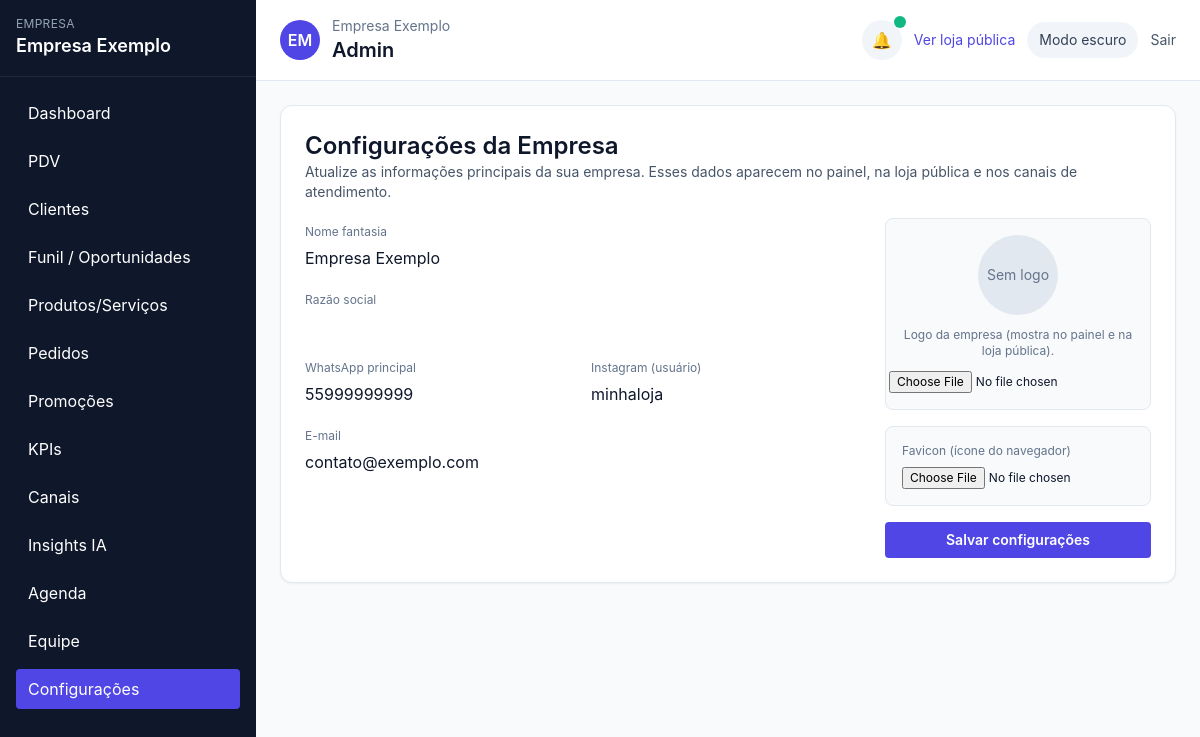
The page /settings.php (signed in) on the database its author committed.
### tables this page shows
CREATE TABLE companies (
    id INT AUTO_INCREMENT PRIMARY KEY,
    nome_fantasia VARCHAR(150) NOT NULL,
    razao_social VARCHAR(150),
    slug VARCHAR(120) UNIQUE NOT NULL,
    whatsapp_principal VARCHAR(30),
    instagram_usuario VARCHAR(80),
    email VARCHAR(120),
    logo VARCHAR(255),
    favicon VARCHAR(255),
    created_at DATETIME DEFAULT CURRENT_TIMESTAMP,
    updated_at DATETIME DEFAULT CURRENT_TIMESTAMP ON UPDATE CURRENT_TIMESTAMP
);

### helpers.php (called while the page is built, shortened)
<?php
function is_logged_in(): bool
{
    return isset($_SESSION['user_id'], $_SESSION['company_id']);
}
function current_company_logo(): string
{
    return $_SESSION['company_logo'] ?? '';
}
function current_theme(): string
{
    return $_SESSION['theme'] ?? 'light';
}
function current_user_name(): string
{
    return $_SESSION['nome'] ?? '';
}
function sanitize(string $value): string
{
    return htmlspecialchars($value, ENT_QUOTES, 'UTF-8');
}

### settings.php (the view, shortened to what this page needs)
<?php
require_once __DIR__ . '/helpers.php';
$pdo       = get_pdo();
$companyId = current_company_id();
$stmt = $pdo->prepare('SELECT * FROM companies WHERE id = ? LIMIT 1');
$stmt->execute([$companyId]);
$company = $stmt->fetch();
include __DIR__ . '/views/partials/header.php';
?>
<div class="bg-white border border-slate-200 dark:bg-slate-900 dark:border-slate-800 rounded-xl p-6 shadow-sm">
    <div class="flex items-center justify-between mb-4">
        <div>
            <h1 class="text-2xl font-semibold">Configurações da Empresa</h1>
            <p class="text-sm text-slate-600 dark:text-slate-400">
                Atualize as informações principais da sua empresa. Esses dados aparecem no painel, na loja pública e nos canais de atendimento.
            </p>
        </div>
    </div>
    <form method="POST" enctype="multipart/form-data" class="grid grid-cols-1 lg:grid-cols-3 gap-6">
        <div class="space-y-4 lg:col-span-2">
            <div>
                <label class="text-xs text-slate-500">Nome fantasia</label>
                <input name="nome_fantasia"
                       value="<?= sanitize($company['nome_fantasia'] ?? '') ?>"
                       class="mt-1 w-full rounded border-slate-300 dark:bg-slate-800 dark:border-slate-700">
            </div>
            <div>
                <label class="text-xs text-slate-500">Razão social</label>
                <input name="razao_social"
                       value="<?= sanitize($company['razao_social'] ?? '') ?>"
                       class="mt-1 w-full rounded border-slate-300 dark:bg-slate-800 dark:border-slate-700">
            </div>
            <div class="grid grid-cols-1 md:grid-cols-2 gap-4">
                <div>
                    <label class="text-xs text-slate-500">WhatsApp principal</label>
                    <input name="whatsapp_principal"
                           value="<?= sanitize($company['whatsapp_principal'] ?? '') ?>"
                           placeholder="5599999999999"
                           class="mt-1 w-full rounded border-slate-300 dark:bg-slate-800 dark:border-slate-700">
                </div>
                <div>
                    <label class="text-xs text-slate-500">Instagram (usuário)</label>
                    <input name="instagram_usuario"
                           value="<?= sanitize($company['instagram_usuario'] ?? '') ?>"
                           placeholder="@sualoja"
                           class="mt-1 w-full rounded border-slate-300 dark:bg-slate-800 dark:border-slate-700">
                </div>
            </div>
            <div>
                <label class="text-xs text-slate-500">E-mail</label>
                <input name="email"
                       value="<?= sanitize($company['email'] ?? '') ?>"
                       class="mt-1 w-full rounded border-slate-300 dark:bg-slate-800 dark:border-slate-700">
            </div>
        </div>
        <div class="space-y-4">
            <div class="flex flex-col items-center gap-3 p-4 rounded-lg border border-slate-200 dark:border-slate-700 bg-slate-50 dark:bg-slate-900">
                <div class="h-20 w-20 rounded-full bg-slate-200 dark:bg-slate-800 flex items-center justify-center overflow-hidden">
                    <?php if (!empty($company['logo'])): ?>
                        <img src="<?= sanitize($company['logo']) ?>" class="h-full w-full object-cover">
                    <?php else: ?>
                        <span class="text-slate-500 text-sm">Sem logo</span>
                    <?php endif; ?>
                </div>
                <div class="text-center text-xs text-slate-500">
                    Logo da empresa (mostra no painel e na loja pública).
                </div>
                <input type="file" name="logo" class="text-xs">
            </div>
            <div class="flex flex-col gap-2 p-4 rounded-lg border border-slate-200 dark:border-slate-700 bg-slate-50 dark:bg-slate-900">
                <label class="text-xs text-slate-500">Favicon (ícone do navegador)</label>
                <input type="file" name="favicon" class="text-xs">
            </div>
            <button class="w-full mt-2 bg-indigo-600 text-white rounded py-2 text-sm font-semibold hover:bg-indigo-700">
                Salvar configurações
            </button>
        </div>
    </form>
</div>
<?php include __DIR__ . '/views/partials/footer.php'; ?>

### views/partials/header.php (shortened to what this page needs)
<?php
require_once __DIR__ . '/../../helpers.php';
$theme = current_theme();
?>
<!DOCTYPE html>
<html lang="pt-BR" class="<?= $theme === 'dark' ? 'dark' : '' ?>">
<head>
    <script src="https://cdn.tailwindcss.com"></script>
</head>
<body class="<?= $theme === 'dark' ? 'bg-slate-900 text-slate-100' : 'bg-slate-50 text-slate-900' ?>">
<div class="min-h-screen flex">
<?php if (is_logged_in()): ?>
    <?php include __DIR__ . '/sidebar.php'; ?>
    <div class="flex-1 flex flex-col">
        <header class="<?= $theme === 'dark' ? 'bg-slate-900 border-slate-800' : 'bg-white border-slate-200' ?> border-b px-6 py-4 flex items-center justify-between sticky top-0 z-10">
            <div class="flex items-center gap-3">
                <?php if ($logo = current_company_logo()): ?>
                    <img src="<?= sanitize($logo) ?>" class="h-10 w-10 rounded-full border <?= $theme === 'dark' ? 'border-slate-700' : 'border-slate-200' ?> object-cover">
                <?php else: ?>
                    <div class="h-10 w-10 rounded-full bg-indigo-600 text-white flex items-center justify-center font-semibold">
                        <?= strtoupper(substr($_SESSION['company_name'] ?? 'A',0,2)) ?>
                    </div>
                <?php endif; ?>
                <div>
                    <p class="text-sm <?= $theme === 'dark' ? 'text-slate-400' : 'text-slate-500' ?>">
                        <?= sanitize($_SESSION['company_name'] ?? 'Empresa') ?>
                    </p>
                    <h1 class="text-xl font-semibold"><?= sanitize(current_user_name()) ?></h1>
                </div>
            </div>
            <div class="flex items-center gap-3 relative">
                <button data-bell class="relative h-10 w-10 rounded-full <?= $theme === 'dark' ? 'bg-slate-800 text-slate-200' : 'bg-slate-100 text-slate-700' ?> flex items-center justify-center hover:ring-2 hover:ring-indigo-500/50">
                    <span aria-hidden="true">🔔</span>
                    <span class="absolute -top-1 -right-1 h-3 w-3 rounded-full bg-emerald-500"></span>
                </button>
                <a class="text-sm text-indigo-600 hover:underline"
                   href="<?= BASE_URL ?>/loja.php?empresa=<?= sanitize($_SESSION['company_slug'] ?? '') ?>"
                   target="_blank">
                    Ver loja pública
                </a>
                <form action="<?= BASE_URL ?>/toggle-theme.php" method="POST" class="inline">
                    <button type="submit" class="px-3 py-2 rounded-full text-sm <?= $theme === 'dark' ? 'bg-slate-800 text-slate-200' : 'bg-slate-100 text-slate-700' ?> hover:ring-2 hover:ring-indigo-500/40">
                        <?= $theme === 'dark' ? 'Modo claro' : 'Modo escuro' ?>
                    </button>
                </form>
                <a class="text-sm <?= $theme === 'dark' ? 'text-slate-200' : 'text-slate-600' ?> hover:underline"
                   href="<?= BASE_URL ?>/logout.php">
                    Sair
                </a>
            </div>
        </header>
        <main class="p-6 flex-1">
<?php endif; ?>

### views/partials/sidebar.php
<?php
$theme = current_theme();
?>
<aside class="w-64 <?= $theme === 'dark' ? 'bg-slate-900 text-white border-r border-slate-800' : 'bg-slate-900 text-white' ?> min-h-screen sticky top-0">
    <div class="p-4 border-b <?= $theme === 'dark' ? 'border-slate-800' : 'border-slate-800' ?>">
        <p class="text-xs uppercase tracking-wide text-slate-400">Empresa</p>
        <p class="font-semibold text-lg"><?= sanitize($_SESSION['company_name'] ?? 'Minha Empresa') ?></p>
    </div>
    <nav class="p-4 space-y-2">
        <?php
        $links = [
            'Dashboard' => BASE_URL . '/index.php',
            'PDV' => BASE_URL . '/pos.php',
            'Clientes' => BASE_URL . '/clients.php',
            'Funil / Oportunidades' => BASE_URL . '/opportunities.php',
            'Produtos/Serviços' => BASE_URL . '/products.php',
            'Pedidos' => BASE_URL . '/orders.php',
            'Promoções' => BASE_URL . '/promotions.php',
            'KPIs' => BASE_URL . '/analytics.php',
            'Canais' => BASE_URL . '/integrations.php',
            'Insights IA' => BASE_URL . '/insights.php',
            'Agenda' => BASE_URL . '/calendar.php',
            'Equipe' => BASE_URL . '/staff.php',
            'Configurações' => BASE_URL . '/settings.php',
        ];
        $current = $_SERVER['SCRIPT_NAME'] ?? '';
        foreach ($links as $label => $href):
            $active = str_contains($current, basename($href));
        ?>
            <a href="<?= $href ?>" class="block px-3 py-2 rounded <?= $active ? 'bg-indigo-600' : 'hover:bg-slate-800' ?>">
                <?= $label ?>
            </a>
        <?php endforeach; ?>
    </nav>
</aside>

### views/partials/footer.php
<?php if (is_logged_in()): ?>
        </main>
    </div>
</div>
<?php else: ?>
    </main>
<?php endif; ?>
</body>
</html>

### rows shown on the page
companies: nome_fantasia "Empresa Exemplo", whatsapp_principal "55999999999", instagram_usuario "minhaloja", email "contato@exemplo.com"

### other values the page prints
$_SESSION['company_name'] "Empresa Exemplo"
$label "Dashboard"
$label "PDV"
$label "Clientes"
$label "Funil / Oportunidades"
$label "Produtos/Serviços"
$label "Pedidos"
$label "Promoções"
$label "KPIs"
$label "Canais"
$label "Insights IA"
$label "Agenda"
$label "Equipe"
$label "Configurações"
substr($_SESSION['company_name'] ?? 'A',0,2) "EM"
